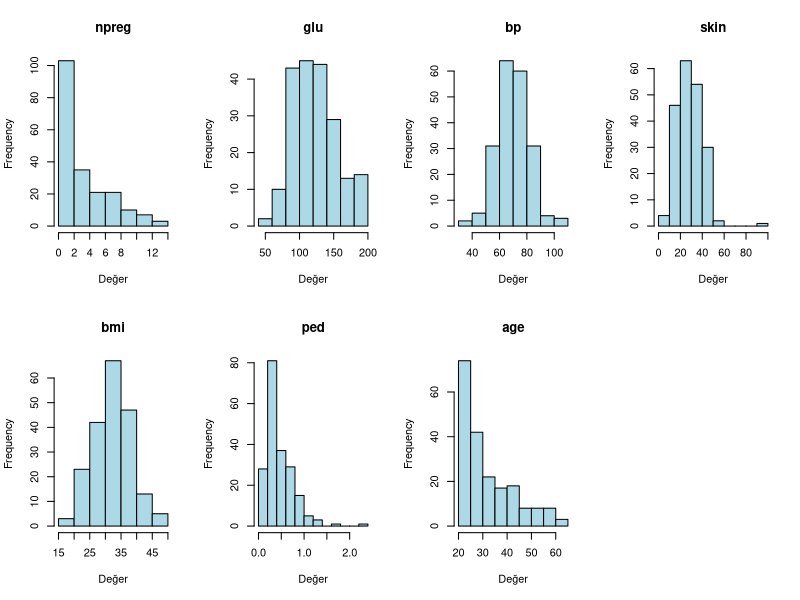
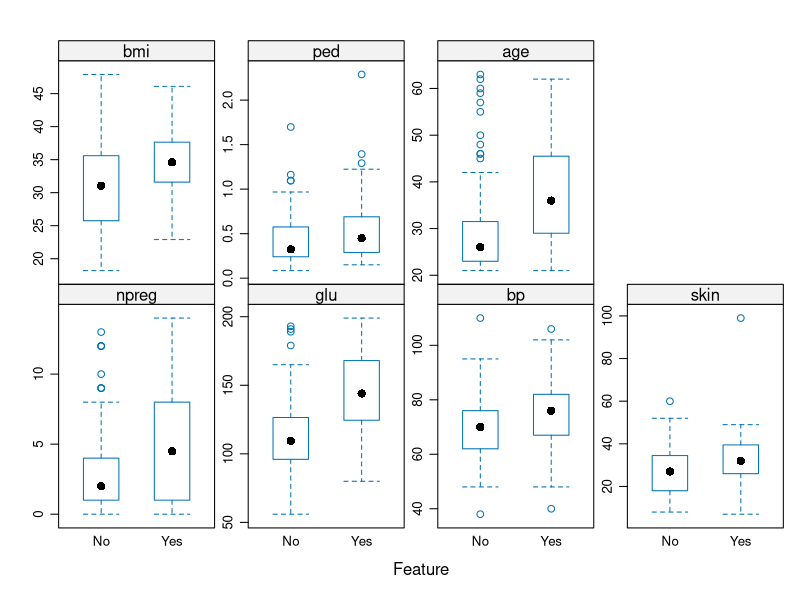

The R script that drew these images, in order:
# 03_Gorsellestirme.R
# Konu: Veri Görselleştirme (Histogram & Feature Plot)
# Kütüphaneler: caret (Sınavda %100 istenir), MASS

library(MASS)
library(caret)

data(Pima.tr)

# 1. Histogram: Simetrik Dağılım Bulan Dedektif (Soru 2)
# Hangi değişkenler "Normal Dağılım"a (Çan Eğrisi) benziyor?

# Par(mfrow) komutu: Ekranı bölmek için (2 satır, 4 sütun)
par(mfrow = c(2, 4))

# Döngü ile hepsini çizelim
for (i in 1:7) {
    hist(Pima.tr[, i],
        main = names(Pima.tr)[i], # Başlık
        xlab = "Değer", # X ekseni
        col = "lightblue"
    )
}
# YORUM: Grafidere bak.
# - "glu" ve "bp" genelde simetriğe yakın çıkar.
# - "age" ve "ped" genelde sağa çarpıktır (sol tarafta yığılma).

# Ekranı sıfırla
par(mfrow = c(1, 1))


# 2. Feature Plot: En İyi Ayırt Ediciyi Bulmak (Soru 3)
# Hangi özellik (Feature), Hasta (Yes) ile Sağlıklıyı (No) en iyi ayırır?

# x: Değişkenler (Sütun 1'den 7'ye)
# y: Sonuç (Sütun 8 - type)
# plot: "box" (Kutu grafiği en net olanıdır)
# scales: İlişkileri rahat görelim diye serbest bıraktık
# auto.key: Lejant ekle
featurePlot(
    x = Pima.tr[, 1:7],
    y = Pima.tr$type,
    plot = "box",
    scales = list(y = list(relation = "free")),
    auto.key = list(columns = 2)
)

# YORUM YAPMA TAKTİĞİ:
# - İki kutu (Pembe ve Mavi) birbirinden ne kadar UZAK duruyorsa, o değişken o kadar iyidir.
# - "Glu" (Şeker) değişkenine bak: Yes kutusu yukarıda, No kutusu aşağıdadır. AYRIM NETTİR.
# - "Skin" veya "Bp"ye bak: Kutular neredeyse aynı hizada. AYRIM KÖTÜDÜR.
# - SONUÇ: Diyabeti en iyi sınıflandıran değişken "glu"dur.
